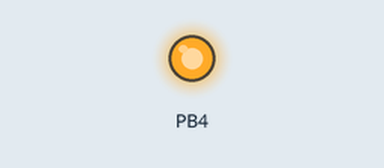
Bench run of a program on a simulated ATtiny85, built with avr-gcc and run on an emulated ATtiny85. Shown: output pins drawn as LEDs (lit = HIGH).

Above: at 0.1 s.
Timing chart, 0 to 1.6 s (numbered marks = the images above):
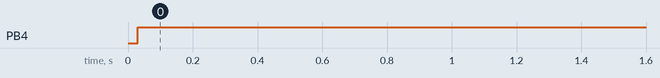

Measured:
- by itself, PB4: LOW → HIGH at 0.03 s

The program:

main.c
```c
/*
 * pushButton_App.c
 *
 * Created: 1/20/2020 10:42:23 PM
 * Author : A_ayman
 */

#include "gpio.h"
#include "pushButton.h"
#include "led.h"


int main(void)
{
	uint8_t BTN_status;
	uint8_t count=1;
	Led_Init(LED_0);
	pushButtonInit(BTN_0);
    /* Replace with your application code */

    while (1)
    {
		BTN_status=pushButtonGetStatus(BTN_0);
		if (BTN_status==Pressed)
		{
			count++;
			while (count!=0)
			{
				count--;

				Led_On(LED_0);
				SwDelay_ms(170);
				BTN_status=pushButtonGetStatus(BTN_0);
				if (BTN_status==Pressed)
				{
					count++;
				}
				SwDelay_ms(170);
				BTN_status=pushButtonGetStatus(BTN_0);
				if (BTN_status==Pressed)
				{
					count++;
				}
				SwDelay_ms(170);
				BTN_status=pushButtonGetStatus(BTN_0);
				if (BTN_status==Pressed)
				{
					count++;
				}
				SwDelay_ms(170);
				BTN_status=pushButtonGetStatus(BTN_0);
				if (BTN_status==Pressed)
				{
					count++;
				}
				SwDelay_ms(170);
				BTN_status=pushButtonGetStatus(BTN_0);
				if (BTN_status==Pressed)
				{
					count++;
				}

			}

		}
		else
		{
			Led_Off(LED_0);
		}
	}
}
```

led.c
```c
/*
 * led.c
 *
 * Created: 1/18/2020 3:11:23 PM
 *  Author: A_ayman
 */

#include "led.h"
#include "gpio.h"
/* This function is used to configure the direction of the led Pins as OUTPUT*/
/* Based on gpioPinDirection function */
void Led_Init(En_LedNumber_t en_led_id)
{
	switch (en_led_id)
	{
		case LED_0:
		{
			gpioPinDirection(LED_0_GPIO, LED_0_BIT, OUTPUT);
			break;
		}
		case LED_1:
		{
			gpioPinDirection(LED_1_GPIO, LED_1_BIT, OUTPUT);
			break;
		}
		case LED_2:
		{
			gpioPinDirection(LED_2_GPIO, LED_2_BIT, OUTPUT);
			break;
		}
		case LED_3:
		{
			gpioPinDirection(LED_3_GPIO, LED_3_BIT, OUTPUT);
			break;
		}
		default :
		break;
	}
}

/* This function is implemented to choose which led we want to turn on by sending its number*/
/* Based on gpioPinwrite function with HIGH value*/
void Led_On(En_LedNumber_t en_led_id)
{
	switch (en_led_id)
	{
		case LED_0:
		{
			 gpioPinWrite(LED_0_GPIO,LED_0_BIT, HIGH);
			break;
		}
		case LED_1:
		{
			 gpioPinWrite(LED_1_GPIO,LED_1_BIT, HIGH);
			break;
		}
		case LED_2:
		{
			 gpioPinWrite(LED_2_GPIO,LED_2_BIT, HIGH);
			break;
		}
		case LED_3:
		{
			 gpioPinWrite(LED_3_GPIO,LED_3_BIT,HIGH);

			break;
		}
		default :
		break;
	}
}

/* This function is implemented to choose which led we want to turn off by sending its number*/
/* Based on gpioPinwrite function with LAW value*/
void Led_Off(En_LedNumber_t en_led_id)
{
	switch (en_led_id)
	{
		case LED_0:
		{
			gpioPinWrite(LED_0_GPIO,LED_0_BIT, LOW);
			break;
		}
		case LED_1:
		{
			gpioPinWrite(LED_1_GPIO,LED_1_BIT, LOW);
			break;
		}
		case LED_2:
		{
			gpioPinWrite(LED_2_GPIO,LED_2_BIT, LOW);
			break;
		}
		case LED_3:
		{
			gpioPinWrite(LED_3_GPIO,LED_3_BIT,LOW);
			break;
		}
		default :
		break;
	}
}

/* This function is implemented to choose which led we want to toggle by sending its number*/
/* Based on gpioPinToggle function*/
void Led_Toggle(En_LedNumber_t en_led_id)
{
	switch (en_led_id)
	{
		case LED_0:
		{
			gpioPinToggle(LED_0_GPIO,LED_0_BIT);
			break;
		}
		case LED_1:
		{
			gpioPinToggle(LED_1_GPIO,LED_1_BIT);
			break;
		}
		case LED_2:
		{
			gpioPinToggle(LED_2_GPIO,LED_2_BIT);
			break;
		}
		case LED_3:
		{
			gpioPinToggle(LED_3_GPIO,LED_3_BIT);
			break;
		}
		default :
		break;
	}
}
```

led.h
```c
 /*
 * led.h
 *
 *  Created on: Oct 21, 2019
 *      Author: Sprints
 */

#ifndef LED_H_
#define LED_H_

#include "gpio.h"
#include "std_types.h"
#include "ledConfig.h"

typedef enum En_LedNumber_t{
	LED_0,
	LED_1,
	LED_2,
	LED_3
}En_LedNumber_t;

/**
 * Description: Initialize the LED_x (where x 0, 1, 2, 3) as output
 * @param led_id: The led to be initialized and it takes
 * 				  one of the enum (En_LedNumber_t) parameters
 *
 */
void Led_Init(En_LedNumber_t en_led_id);
/**
 * Description: Change the LED_x state (where x 0, 1, 2, 3) to be on
 * @param led_id: The led to be initialized and it takes
 * 				  one of the enum (En_LedNumber_t) parameters
 *
 */
void Led_On(En_LedNumber_t en_led_id);
/**
 * Description: Change the LED_x state (where x 0, 1, 2, 3) to be off
 * @param led_id: The led to be initialized and it takes
 * 				  one of the enum (En_LedNumber_t) parameters
 *
 */
void Led_Off(En_LedNumber_t en_led_id);
/**
 * Description: Toggle the LED_x state (where x 0, 1, 2, 3)
 * @param led_id: The led to be initialized and it takes
 * 				  one of the enum (En_LedNumber_t) parameters
 *
 */
void Led_Toggle(En_LedNumber_t en_led_id);


#endif /* LED_H_ */
```

pushButton.c
```c
/*
 * pushButton.c
 *
 * Created: 1/18/2020 6:08:45 PM
 *  Author: A_ayman
 */

#include "pushButton.h"
/* This function is implemented to configure pushButton Pins as INPUT*/
void pushButtonInit(En_buttonId_t en_butotn_id)
{
	switch (en_butotn_id)
	{
		case BTN_0:
		{
			gpioPinDirection(BTN_0_GPIO, BTN_0_BIT,INPUT);
			gpioPinWrite(BTN_0_GPIO, BTN_0_BIT,HIGH);     // to activate internal pull up resistor
			break;
		}
		case BTN_1:
		{
			gpioPinDirection(BTN_1_GPIO, BTN_1_BIT, INPUT);
			gpioPinWrite(BTN_1_GPIO, BTN_1_BIT,HIGH);     // to activate internal pull up resistor
			break;
		}
		case BTN_2:
		{
			gpioPinDirection(BTN_2_GPIO, BTN_2_BIT, INPUT);
			gpioPinWrite(BTN_2_GPIO, BTN_2_BIT,HIGH);     // to activate internal pull up resistor

			break;
		}
		case BTN_3:
		{
			gpioPinDirection(BTN_3_GPIO, BTN_3_BIT, INPUT);
			gpioPinWrite(BTN_3_GPIO, BTN_3_BIT,HIGH);     // to activate internal pull up resistor
			break;
		}
		default :
		break;
	}
}

 En_buttonStatus_t pushButtonGetStatus(En_buttonId_t en_butotn_id)
{

	uint8_t buttonStatus=-1;
	volatile uint8_t pin_read;

	switch (en_butotn_id)
	{
		case BTN_0:
		{
			pin_read=gpioPinRead(BTN_0_GPIO, BTN_0_BIT);
			if (pin_read==LOW)
			{
				SwDelay_ms(30);
				pin_read=gpioPinRead(BTN_0_GPIO, BTN_0_BIT);
				if (pin_read==LOW)
				{
					buttonStatus= Pressed;
				}
				else
				{
					buttonStatus= Released;
				}
			}
			else
			{
				SwDelay_ms(30);
				pin_read=gpioPinRead(BTN_0_GPIO, BTN_0_BIT);
				if (pin_read==LOW)
				{
					buttonStatus= Pressed;

				}
				else
				{
					buttonStatus= Released;
				}

			}
			break;
		}

		case BTN_1:
		{
			pin_read=gpioPinRead(BTN_1_GPIO, BTN_1_BIT);
			if (pin_read==0)
			{
				SwDelay_ms(30);
				pin_read=gpioPinRead(BTN_1_GPIO, BTN_1_BIT);

				if (pin_read==0)
				{
					buttonStatus= Pressed;

				}
				else
				{
					buttonStatus= Released;
				}
			}
			else
			{
				SwDelay_ms(30);
				pin_read=gpioPinRead(BTN_1_GPIO, BTN_1_BIT);
				if (pin_read==0)
				{
					buttonStatus= Pressed;

				}
				else
				{
					buttonStatus= Released;
				}

			}
			break;
		}
		case BTN_2:
		{
			pin_read=gpioPinRead(BTN_2_GPIO, BTN_2_BIT);
			if (pin_read==0)
			{
				SwDelay_ms(30);
				pin_read=gpioPinRead(BTN_2_GPIO, BTN_2_BIT);

				if (pin_read==0)
				{
					buttonStatus= Pressed;

				}
				else
				{
					buttonStatus= Released;
				}
			}
			else
			{
				SwDelay_ms(30);
				pin_read=gpioPinRead(BTN_2_GPIO, BTN_2_BIT);
				if (pin_read==0)
				{
					buttonStatus= Pressed;

				}
				else
				{
					buttonStatus= Released;
				}

			}
			break;
		}
		case BTN_3:
		{
			pin_read=gpioPinRead(BTN_3_GPIO, BTN_3_BIT);
			if (pin_read==0)
			{
				SwDelay_ms(30);
				pin_read=gpioPinRead(BTN_3_GPIO, BTN_3_BIT);

				if (pin_read==0)
				{
					buttonStatus= Pressed;

				}
				else
				{
					buttonStatus= Released;
				}
			}
			else
			{
				SwDelay_ms(30);
				pin_read=gpioPinRead(BTN_3_GPIO, BTN_3_BIT);
				if (pin_read==0)
				{
					buttonStatus= Pressed;
				}
				else
				{
					buttonStatus= Released;
				}

			}
			break;
		}
		default :
		break;
	}
	return buttonStatus;

}
	
```

pushButton.h
```c
/*
 * pushButton.h
 *
 *  Created on: Oct 21, 2019
 *      Author: Sprints
 */

#ifndef PUSHBUTTON_H_
#define PUSHBUTTON_H_
#include "pushButtonConfig.h"
#include "softwareDelay.h"

typedef enum En_buttonId_t{
	BTN_0,
	BTN_1,
	BTN_2,
	BTN_3
}En_buttonId_t;

typedef enum En_buttonStatus_t{
	Released,
	Prepressed,
	Pressed,
	Prereleased

}En_buttonStatus_t;

/**
 * Description: Initialize the BTN_x Pin state (where x 0, 1, 2, 3) to Input
 * @param btn_id: The btn to be initialized and it takes
 * 				  one of the enum (En_buttonId) parameters
 *
 */
void pushButtonInit(En_buttonId_t en_butotn_id);
/**
 * Description: read all BTN_x (where x 0, 1, 2, 3) states and store it in the program
 *
 * @note : this function must be called in the system tick handler or in the super loop handler
 */
void pushButtonUpdate(void);
/**
 * Description: read BTN_x (where x 0, 1, 2, 3) state which is stored in the program
 * 				in the update function
 *
 */
En_buttonStatus_t pushButtonGetStatus(En_buttonId_t en_butotn_id);

#endif /* PUSHBUTTON_H_ */
```

softwareDelay.c
```c
/*
 * softwareDelay.c
 *
 * Created: 1/18/2020 2:48:30 PM
 *  Author: A_ayman
 */
#include "softwareDelay.h"

void SwDelay_ms(uint32_t n)
{
	/*/ this function will give you a delay of 1 ms if your frequency is 8 MHZ  */
	/*	                                   of 2 ms if your frequency is 4 MHZ    */
	/*  for each n delay it will give you n ms */
   /* the value of internal_iteration_NO may be less than or greater than the value i choose */
	/* because of the context switching between functions and how much time does it take. */
	/*
	/*/
	volatile uint32_t z=0;
   uint16_t j=0;
	uint32_t i=0;

	for(i=0; i<n;i++)
	{
		for( j=0; j<internal_iteration_NO;j++) //the number of internal iteration related to the kindd of the command and how many cycles does it take.
		{
			z++; //it can be any instruction Just for not making the compiler ignore the loop.

		}
	}
}
```

softwareDelay.h
```c
/*
 * softwareDelay.h
 *
 * Created: 1/18/2020 4:05:17 PM
 *  Author: A_ayman
 */
#include "std_types.h"

#ifndef SOFTWAREDELAY_H_
#define SOFTWAREDELAY_H_
#define internal_iteration_NO 329
void SwDelay_ms(uint32_t n);


#endif /* SOFTWAREDELAY_H_ */
```

ledConfig.h
```c
/*
 * ledConfig.h
 *
 *  Created on: Oct 21, 2019
 *      Author: Sprints
 */

#ifndef LEDCONFIG_H_
#define LEDCONFIG_H_

#include "gpio.h"

/*
 * This macro define the maximum used leds
 */
#define LED_MAX_NUM	(4)

/*
 * LED_x_GPIO and LED_x_BIT
 * where x is the led identifier
 */
#define LED_0_GPIO	(GPIOB)
#define LED_0_BIT	(BIT4)

#define LED_1_GPIO	(GPIOB)
#define LED_1_BIT	(BIT5)

#define LED_2_GPIO	(GPIOB)
#define LED_2_BIT	(BIT6)

#define LED_3_GPIO	(GPIOB)
#define LED_3_BIT	(BIT7)


#endif /* LEDCONFIG_H_ */
```

pushButtonConfig.h
```c
/*
 * pushButtonConfig.h
 *
 *  Created on: Oct 21, 2019
 *      Author: Sprints
 */

#ifndef PUSHBUTTONCONFIG_H_
#define PUSHBUTTONCONFIG_H_

#include "gpio.h"


#define BTN_MAX_NUM		(2)


#define BTN_0_GPIO	GPIOC
#define BTN_0_BIT	BIT4

#define BTN_1_GPIO	GPIOB
#define BTN_1_BIT	BIT2

#define BTN_2_GPIO	GPIOA
#define BTN_2_BIT	BIT2

#define BTN_3_GPIO 	GPIOA
#define BTN_3_BIT	BIT3


#endif /* PUSHBUTTONCONFIG_H_ */
```

gpio.c
```c
/*
 * gpio.c
 *
 * Created: 1/18/2020 12:42:37 AM
 *  Author: A_ayman
 * Latest version.
 */
#include "gpio.h"
#include "registers.h"

/* This function determines the PORTx Direction either INPUT or OUTPUT by assigning that value to the PORTx DIR*/
void gpioPortDirection(uint8_t u8_port, uint8_t u8_direction)
{
	 switch(u8_port)
	 {
		 case GPIOA: PORTA_DIR = u8_direction;break;
		 case GPIOB: PORTB_DIR = u8_direction;break;
		 case GPIOC: PORTC_DIR = u8_direction;break;
		 case GPIOD: PORTD_DIR = u8_direction;break;
		 default: break;
	 }
}

/* This function assign the PORTx Data with the desired value */

void gpioPortWrite(uint8_t u8_port, uint8_t u8_value)
{
	switch(u8_port)
	{
		case GPIOA: PORTA_DATA = u8_value;break;
		case GPIOB: PORTB_DATA = u8_value;break;
		case GPIOC: PORTC_DATA = u8_value;break;
		case GPIOD: PORTD_DATA = u8_value;break;
		default:break;
	}
}

/* This function toggling the PORTx DATA by XORing the value of the PORTx DATA with 0xff */

void gpioPortToggle(uint8_t u8_port)
{
	switch(u8_port)
	{
		case GPIOA: PORTA_DATA ^= (0xff);break;
		case GPIOB: PORTB_DATA ^= (0xff);break;
		case GPIOC: PORTC_DATA ^= (0xff);break;
		case GPIOD: PORTD_DATA ^= (0xff);break;
		default: break;
	}
}

/* This function only get the stored value in the PORTx PIN and returns it */

uint8_t gpioPortRead(uint8_t u8_port)
{
	uint8_t port_value=-1;
	switch(u8_port)
	{
		case GPIOA: port_value = PORTA_PIN;break;
		case GPIOB: port_value = PORTB_PIN;break;
		case GPIOC: port_value = PORTC_PIN;break;
		case GPIOD: port_value = PORTD_PIN;break;
		default: break;
	}
	return port_value;
}

/* This function determine the direction of a specific Pin or pins by ANDing the PORTx Direction with NOT Pins Mask if the Required Direction is INPUT */
/* and ORing the PORTx Direction with Pins Mask if the Required Direction is OUTPUT */

void gpioPinDirection(uint8_t u8_port, uint8_t u8_pins, uint8_t u8_direction)
{
	if( u8_direction == INPUT)
	{
		switch(u8_port)
		{
			case GPIOA: PORTA_DIR &= ~(u8_pins);break;
			case GPIOB: PORTB_DIR &= ~(u8_pins);break;
			case GPIOC: PORTC_DIR &= ~(u8_pins);break;
			case GPIOD: PORTD_DIR &= ~(u8_pins);break;
			default: break;
		}
	}

	else if( u8_direction == OUTPUT)
	{
		switch(u8_port)
		{
			case GPIOA: PORTA_DIR |= (u8_pins);break;
			case GPIOB: PORTB_DIR |= (u8_pins);break;
			case GPIOC: PORTC_DIR |= (u8_pins);break;
			case GPIOD: PORTD_DIR |= (u8_pins);break;
			default: break;
		}
	}
}

/* This function based on clearing the required Pins int the port by ANDing the PORTx DATA with NOT Pin mask*/
/* After that we make sure of the value by ANDing the Pin Mask with the desired value*/
/* Finally ORing PORTx DATA with the value*/
void gpioPinWrite(uint8_t u8_port, uint8_t u8_pins, uint8_t u8_value)
{
	uint8_t temp_reg;
	switch(u8_port)
	{
		case GPIOA:
		{
			 temp_reg = PORTA_DATA & ~(u8_pins);
			 u8_value = (u8_pins & u8_value);
			 PORTA_DATA = temp_reg |u8_value ;
			 break;
		}
		case GPIOB:
		{
			temp_reg = PORTB_DATA & ~(u8_pins);
			u8_value = (u8_pins & u8_value);
			PORTB_DATA = temp_reg | ( u8_value);
			break;
		}
		case GPIOC:
		{
			temp_reg = PORTC_DATA & ~(u8_pins);
			u8_value = (u8_pins & u8_value);
			PORTC_DATA = temp_reg | ( u8_value);
			break;
		}
		case GPIOD:
		{
			temp_reg = PORTD_DATA & ~(u8_pins);
			u8_value =(u8_pins & u8_value);
			PORTD_DATA = temp_reg | (u8_value);
			break;
		}
		default: break;
	}
}
/* When you XORing PORTx DATA value withe the required Pin to toggle, that changes only the value of the required Pin*/
void gpioPinToggle(uint8_t u8_port, uint8_t u8_pins)
{
	switch(u8_port)
	{
		case GPIOA: PORTA_DATA ^= u8_pins;break;
		case GPIOB: PORTB_DATA ^= u8_pins;break;
		case GPIOC: PORTC_DATA ^= u8_pins;break;
		case GPIOD: PORTD_DATA ^= u8_pins;break;
		default: break;
	}
}

/* When you anding PORTx PIN value withe the required Pin to read it returns either 0 or pin number*/
/* we consider 0 as Low and any other value as High*/
uint8_t gpioPinRead(uint8_t u8_port, uint8_t u8_pin)
{
	uint8_t u8_pin_value=-1;
	switch(u8_port)
	{
		case GPIOA: u8_pin_value = (PORTA_PIN & u8_pin);break;
		case GPIOB: u8_pin_value = (PORTB_PIN & u8_pin);break;
		case GPIOC: u8_pin_value = (PORTC_PIN & u8_pin);break;
		case GPIOD: u8_pin_value = (PORTD_PIN & u8_pin);break;
		default:break;
	}
	if(u8_pin_value == 0)
		return LOW;
	else
		return HIGH;
}
```

registers.h
```c
/*
 * registers.h
 *
 *  Created on: Oct 21, 2019
 *      Author: Sprints
 */

#ifndef REGISTERS_H_
#define REGISTERS_H_
#include "std_types.h"

/*
 * General Registers
 */
#define MCUCR	(*(reg_type8_t)(0x55))
#define MCUCSR	(*(reg_type8_t)(0x54))
#define GICR	(*(reg_type8_t)(0x5B))
#define GIFR	(*(reg_type8_t)(0x5A))

/*
 * PORTx registers
 */

#define PORTA_DATA	(*(reg_type8_t)(0x3B))
#define PORTA_DIR	(*(reg_type8_t)(0x3A))
#define PORTA_PIN	(*(reg_type8_t)(0x39))

#define PORTB_DATA 	(*(reg_type8_t)(0x38))
#define PORTB_DIR  	(*(reg_type8_t)(0x37))
#define PORTB_PIN	(*(reg_type8_t)(0x36))

#define PORTC_DATA 	(*(reg_type8_t)(0x35))
#define PORTC_DIR  	(*(reg_type8_t)(0x34))
#define PORTC_PIN	(*(reg_type8_t)(0x33))


#define PORTD_DATA 	(*(reg_type8_t)(0x32))
#define PORTD_DIR  	(*(reg_type8_t)(0x31))
#define PORTD_PIN	(*(reg_type8_t)(0x30))


/*
 * General Timer registers
 */
#define TIMSK	(*(reg_type8_t)(0x59))
#define TIFR	(*(reg_type8_t)(0x58))


/*
 * Timer 0 Registers
 */

#define TCCR0	(*(reg_type8_t)(0x53))
#define TCNT0	(*(reg_type8_t)(0x52))
#define OCR0	(*(reg_type8_t)(0x5C))


/*
 * Timer 1 Registers
 */

#define TCCR1A		(*(reg_type8_t)(0x4F))
#define TCCR1B		(*(reg_type8_t)(0x4E))
#define TCCR1		(*(reg_type8_t)(0x4E))
#define TCNT1H		(*(reg_type8_t)(0x4D))
#define TCNT1L		(*(reg_type8_t)(0x4C))
#define TCNT1		(*(reg_type16_t)(0x4C))
#define OCR1AH		(*(reg_type8_t)(0x4B))
#define OCR1AL		(*(reg_type8_t)(0x4A))
#define OCR1A		(*(reg_type16_t)(0x4A))
#define OCR1BH		(*(reg_type8_t)(0x49))
#define OCR1BL		(*(reg_type8_t)(0x48))
#define OCR1B		(*(reg_type16_t)(0x48))
#define ICR1H		(*(reg_type8_t)(0x47))
#define ICR1L		(*(reg_type8_t)(0x46))
#define ICR1		(*(reg_type16_t)(0x46))


/*
 * Timer 2 Registers
 */
#define TCCR2		(*(reg_type8_t)(0x45))
#define TCNT2		(*(reg_type8_t)(0x44))
#define OCR2		(*(reg_type8_t)(0x43)


#endif /* REGISTERS_H_ */
```

std_types.h
```c
/*
 * std_types.h
 *
 *  Created on: Oct 21, 2019
 *      Author: Sprints
 */

#ifndef STD_TYPES_H_
#define STD_TYPES_H_


/************************************************************************/
/*                   typedefs for standard types                        */
/************************************************************************/

#define NULL	((void *)0)

typedef unsigned char uint8_t;
typedef unsigned int uint16_t;
typedef unsigned long int uint32_t;
typedef unsigned long long uint64_t;
typedef signed char sint8_t;
typedef signed int sint16_t;
typedef signed long int sint32_t;
typedef signed long long sint64_t;
typedef volatile uint8_t* const reg_type8_t;
typedef volatile uint16_t* const reg_type16_t;


/************************************************************************/
/*				 		defining boolean values                         */
/************************************************************************/
#define FALSE 	0	// defines boolean false
#define TRUE 	1	// defines boolean true


/************************************************************************/
/*						 LOW/HIGH defines                               */
/************************************************************************/
#define LOW  0		// defines LOW value for a bit
#define HIGH 0xFF	// defines HIGH value for a bit

#endif /* STD_TYPES_H_ */
```

Source omitted: gpio.h (4671 bytes)
